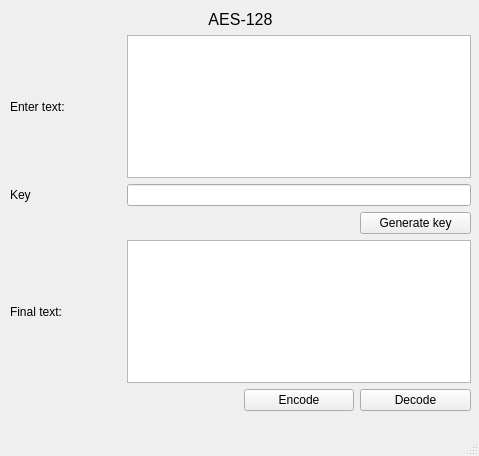
<?xml version="1.0" encoding="UTF-8"?>
<ui version="4.0">
 <class>MainWindow</class>
 <widget class="QMainWindow" name="MainWindow">
  <property name="geometry">
   <rect>
    <x>0</x>
    <y>0</y>
    <width>479</width>
    <height>456</height>
   </rect>
  </property>
  <property name="windowTitle">
   <string>AES -128bit</string>
  </property>
  <widget class="QWidget" name="centralwidget">
   <widget class="QWidget" name="gridLayoutWidget">
    <property name="geometry">
     <rect>
      <x>10</x>
      <y>10</y>
      <width>461</width>
      <height>401</height>
     </rect>
    </property>
    <layout class="QGridLayout" name="gridLayout">
     <item row="4" column="0">
      <widget class="QLabel" name="label_2">
       <property name="text">
        <string>Final text:</string>
       </property>
      </widget>
     </item>
     <item row="6" column="3">
      <widget class="QPushButton" name="decode_btn">
       <property name="text">
        <string>Decode</string>
       </property>
      </widget>
     </item>
     <item row="1" column="1" colspan="3">
      <widget class="QPlainTextEdit" name="enterText">
       <property name="readOnly">
        <bool>false</bool>
       </property>
      </widget>
     </item>
     <item row="6" column="2">
      <widget class="QPushButton" name="encode_btn">
       <property name="text">
        <string>Encode</string>
       </property>
      </widget>
     </item>
     <item row="2" column="1" colspan="3">
      <widget class="QLineEdit" name="keyLine">
       <property name="readOnly">
        <bool>true</bool>
       </property>
      </widget>
     </item>
     <item row="4" column="1" colspan="3">
      <widget class="QPlainTextEdit" name="finalText">
       <property name="readOnly">
        <bool>true</bool>
       </property>
      </widget>
     </item>
     <item row="2" column="0">
      <widget class="QLabel" name="label_3">
       <property name="text">
        <string>Key</string>
       </property>
      </widget>
     </item>
     <item row="1" column="0">
      <widget class="QLabel" name="label">
       <property name="text">
        <string>Enter text:</string>
       </property>
      </widget>
     </item>
     <item row="0" column="0" colspan="4">
      <widget class="QLabel" name="label_4">
       <property name="font">
        <font>
         <pointsize>12</pointsize>
        </font>
       </property>
       <property name="text">
        <string>AES-128</string>
       </property>
       <property name="alignment">
        <set>Qt::AlignCenter</set>
       </property>
      </widget>
     </item>
     <item row="3" column="1">
      <spacer name="verticalSpacer">
       <property name="orientation">
        <enum>Qt::Vertical</enum>
       </property>
       <property name="sizeHint" stdset="0">
        <size>
         <width>20</width>
         <height>40</height>
        </size>
       </property>
      </spacer>
     </item>
     <item row="3" column="3">
      <widget class="QPushButton" name="genkey_btn">
       <property name="text">
        <string>Generate key</string>
       </property>
      </widget>
     </item>
    </layout>
   </widget>
  </widget>
  <widget class="QMenuBar" name="menubar">
   <property name="geometry">
    <rect>
     <x>0</x>
     <y>0</y>
     <width>479</width>
     <height>20</height>
    </rect>
   </property>
  </widget>
  <widget class="QStatusBar" name="statusbar"/>
 </widget>
 <resources/>
 <connections>
  <connection>
   <sender>genkey_btn</sender>
   <signal>clicked()</signal>
   <receiver>MainWindow</receiver>
   <slot>generateKey_button()</slot>
   <hints>
    <hint type="sourcelabel">
     <x>182</x>
     <y>418</y>
    </hint>
    <hint type="destinationlabel">
     <x>242</x>
     <y>232</y>
    </hint>
   </hints>
  </connection>
  <connection>
   <sender>decode_btn</sender>
   <signal>clicked()</signal>
   <receiver>MainWindow</receiver>
   <slot>decode_button()</slot>
   <hints>
    <hint type="sourcelabel">
     <x>414</x>
     <y>418</y>
    </hint>
    <hint type="destinationlabel">
     <x>242</x>
     <y>232</y>
    </hint>
   </hints>
  </connection>
  <connection>
   <sender>encode_btn</sender>
   <signal>clicked()</signal>
   <receiver>MainWindow</receiver>
   <slot>encode_button()</slot>
   <hints>
    <hint type="sourcelabel">
     <x>298</x>
     <y>418</y>
    </hint>
    <hint type="destinationlabel">
     <x>242</x>
     <y>232</y>
    </hint>
   </hints>
  </connection>
 </connections>
 <slots>
  <slot>decode_button()</slot>
  <slot>encode_button()</slot>
  <slot>generateKey_button()</slot>
  <slot>flip_button()</slot>
 </slots>
</ui>
